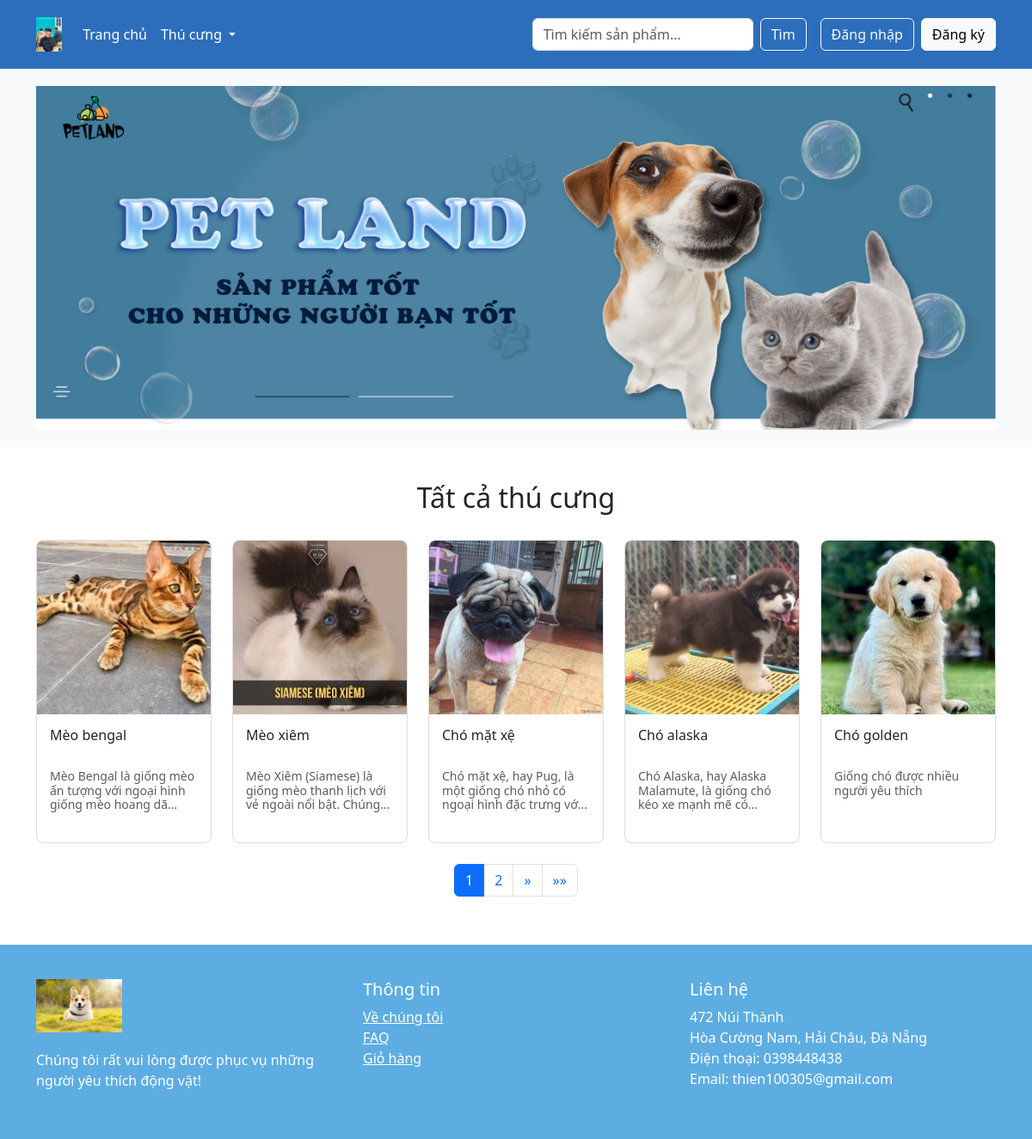
The page / on the database its author committed.
### accounts/models.py (models this page shows, shortened)
class Product(models.Model):
    name = models.CharField(max_length=200, verbose_name='Tên sản phẩm')
    description = models.TextField(verbose_name='Mô tả')
    price = models.DecimalField(max_digits=10, decimal_places=0, verbose_name='Giá')
    image = models.ImageField(upload_to='products/', verbose_name='Hình ảnh')
    category = models.ForeignKey(Category, on_delete=models.CASCADE, verbose_name='Loại sản phẩm')
    created_at = models.DateTimeField(auto_now_add=True, verbose_name='Ngày tạo')
    updated_at = models.DateTimeField(auto_now=True, verbose_name='Ngày cập nhật')
    is_active = models.BooleanField(default=True, verbose_name='Kích hoạt')
    class Meta:
        verbose_name = 'Products'
        verbose_name_plural = 'Products'
        ordering = ['-created_at']

### ecommerce/urls.py (the view)
# urls.py: path('', home_view, name='home'),
def home_view(request):
    categories = Category.objects.all()
    selected_category = request.GET.get('category')
    page = request.GET.get('page', 1)
    if selected_category:
        products = Product.objects.filter(category_id=selected_category, is_active=True)
    else:
        products = Product.objects.filter(is_active=True)
    paginator = Paginator(products, 5)  # Luôn hiển thị 5 sản phẩm mỗi trang
    try:
        products = paginator.page(page)
    except PageNotAnInteger:
        products = paginator.page(1)
    except EmptyPage:
        products = paginator.page(paginator.num_pages)
    cart_count = 0
    if request.user.is_authenticated:
        cart_count = views.CartItem.objects.filter(cart__user=request.user).count()
    return render(request, 'home.html', {
        'products': products,
        'categories': categories,
        'selected_category': selected_category,
        'cart_count': cart_count
    })

### ecommerce/templates/home.html (shortened to what this page needs)
{% load static %}
<!DOCTYPE html>
<html lang="en">
<head>
    <link href="https://cdn.jsdelivr.net/npm/bootstrap@5.3.0/dist/css/bootstrap.min.css" rel="stylesheet">
    <link href="https://cdnjs.cloudflare.com/ajax/libs/font-awesome/6.0.0/css/all.min.css" rel="stylesheet">
</head>
<body>
    <nav class="navbar navbar-expand-lg nav-main">
        <div class="container">
            <a class="navbar-brand" href="{% url 'home' %}">
                <img src="{% static 'images/pic.jpg' %}" alt="Logo">
            </a>
            <div class="collapse navbar-collapse" id="navbarNav">
                <ul class="navbar-nav me-auto mb-2 mb-lg-0">
                    <li class="nav-item">
                        <a class="nav-link" href="{% url 'home' %}">Trang chủ</a>
                    </li>
                    <li class="nav-item dropdown">
                        <a class="nav-link dropdown-toggle" href="#" id="navbarDropdown" role="button" data-bs-toggle="dropdown">
                            Thú cưng
                        </a>
                    </li>
                </ul>
                <form class="d-flex me-3" action="{% url 'search' %}" method="GET">
                    <input class="form-control me-2" type="search" name="q" placeholder="Tìm kiếm sản phẩm...">
                    <button class="btn btn-outline-light" type="submit">Tìm</button>
                </form>
                <div class="d-flex align-items-center">
                    {% if user.is_authenticated %}
                        <div class="cart-section me-3">
                            <a href="{% url 'cart' %}" class="text-white">
                                <i class="fas fa-shopping-cart"></i>
                                <span class="badge bg-danger">
                                    {% if cart_count > 99 %}
                                        99+
                                    {% else %}
                                        {{ cart_count }}
                                    {% endif %}
                                </span>
                            </a>
                        </div>
                        <a href="{% url 'logout' %}" class="btn btn-outline-light">Đăng xuất</a>
                    {% else %}
                        <a href="{% url 'login' %}" class="btn btn-outline-light me-2">Đăng nhập</a>
                        <a href="{% url 'register' %}" class="btn btn-light">Đăng ký</a>
                    {% endif %}
                </div>
            </div>
        </div>
    </nav>
    {% if products.number == 1 %}
    <section class="banner-section">
        <div class="container">
            <div id="bannerCarousel" class="carousel slide" data-bs-ride="carousel">
                <div class="carousel-inner">
                    <div class="carousel-item active">
                        <img src="{% static 'images/banner.jpg' %}" class="banner-image" alt="Black Friday Sale">
                    </div>
                </div>
            </div>
        </div>
    </section>
    {% endif %}
    <section class="collection-section">
        <div class="container">
            <h2 class="collection-title">
                {% if selected_category %}
                    {% for category in categories %}
                        {% if category.id|stringformat:'i' == selected_category %}
                            {{ category.name }}
                        {% endif %}
                    {% endfor %}
                {% else %}
                    Tất cả thú cưng
                {% endif %}
            </h2>
            <div class="row row-cols-1 row-cols-md-2 row-cols-lg-5 g-4">
                {% for product in products %}
                <div class="col">
                    <div class="product-card">
                        <a href="{% url 'product_detail' product.id %}" class="text-decoration-none">
                            <img src="{{ product.image.url }}" alt="{{ product.name }}" class="w-100">
                            <div class="product-info">
                                <h5 class="text-dark">{{ product.name }}</h5>
                                <p class="text-muted">{{ product.description|truncatechars:100 }}</p>
                            </div>
                        </a>
                    </div>
                </div>
                {% endfor %}
            </div>
            {% if products.paginator.num_pages > 1 %}
            <nav aria-label="Page navigation" class="mt-4">
                <ul class="pagination justify-content-center">
                    {% for num in products.paginator.page_range %}
                        {% if num == products.number %}
                        <li class="page-item active">
                            <span class="page-link">{{ num }}</span>
                        </li>
                        {% elif num > products.number|add:'-3' and num < products.number|add:'3' %}
                        <li class="page-item">
                            <a class="page-link" href="?page={{ num }}{% if selected_category %}&category={{ selected_category }}{% endif %}">{{ num }}</a>
                        </li>
                        {% endif %}
                    {% endfor %}
                    {% if products.has_next %}
                    <li class="page-item">
                        <a class="page-link" href="?page={{ products.next_page_number }}{% if selected_category %}&category={{ selected_category }}{% endif %}" aria-label="Next">
                            <span aria-hidden="true">&raquo;</span>
                        </a>
                    </li>
                    <li class="page-item">
                        <a class="page-link" href="?page={{ products.paginator.num_pages }}{% if selected_category %}&category={{ selected_category }}{% endif %}" aria-label="Last">
                            <span aria-hidden="true">&raquo;&raquo;</span>
                        </a>
                    </li>
                    {% endif %}
                </ul>
            </nav>
            {% endif %}
        </div>
    </section>
    <footer>
        <div class="container">
            <div class="row">
                <div class="col-md-4">
                    <img src="{% static 'images/picc.jpg' %}" alt="Logo" class="footer-logo">
                    <p>Chúng tôi rất vui lòng được phục vụ những người yêu thích động vật!</p>
                </div>
                <div class="col-md-4">
                    <h5>Thông tin</h5>
                    <ul class="list-unstyled">
                        <li><a href="#" class="text-white">Về chúng tôi</a></li>
                        <li><a href="#" class="text-white">FAQ</a></li>
                        <li><a href="#" class="text-white">Giỏ hàng</a></li>
                    </ul>
                </div>
                <div class="col-md-4">
                    <h5>Liên hệ</h5>
                    <ul class="list-unstyled">
                        <li>472 Núi Thành</li>
                        <li>Hòa Cường Nam, Hải Châu, Đà Nẵng</li>
                        <li>Điện thoại: 0398448438</li>
                        <li>Email: thien100305@gmail.com</li>
                    </ul>
                </div>
            </div>
        </div>
    </footer>
</body>
</html>

### ecommerce/templates/home.html (style rules this page uses)
.nav-main { background-color: #2c6ebb; padding: 15px; }
.nav-main .navbar-brand img { height: 40px; }
.nav-main .nav-link { color: white !important; }
.banner-section { background: #f8f9fa; padding: 20px 0; }
.banner-image { width: 100%; max-height: 400px; object-fit: cover; }
.collection-section { padding: 40px 0; }
.collection-title { text-align: center; margin-bottom: 30px; }
.product-card { border: 1px solid #ddd; border-radius: 8px; overflow: hidden; margin-bottom: 20px; height: 100%; display: flex; flex-direction: column; }
.product-card img { width: 100%; height: auto; max-height: 300px; object-fit: contain; background-color: #f8f9fa; }
.product-info { padding: 15px; flex-grow: 1; display: flex; flex-direction: column; justify-content: space-between; }
.product-info h5 { margin-bottom: 10px; font-size: 1rem; height: 2.4em; overflow: hidden; display: -webkit-box; -webkit-line-clamp: 2; -webkit-box-orient: vertical; line-height: 1.2; }
.product-info p { margin-bottom: 0; font-size: 0.875rem; color: #6c757d; height: 3.6em; overflow: hidden; display: -webkit-box; -webkit-line-clamp: 3; -webkit-box-orient: vertical; line-height: 1.2; }
footer { background: #212529; color: white; padding: 40px 0; background-color: #5dade2; }
.footer-logo { width: 100px; margin-bottom: 20px; }

### rows shown on the page
Product: image (picture), name "Mèo bengal", description "Mèo Bengal là giống mèo ấn tượng với ngoại hình giống mèo hoang…"
Product: image (picture), name "Mèo xiêm", description "Mèo Xiêm (Siamese) là giống mèo thanh lịch với vẻ ngoài nổi bật.…"
Product: image (picture), name "Chó mặt xệ", description "Chó mặt xệ, hay Pug, là một giống chó nhỏ có ngoại hình đặc trưng…"
Product: image (picture), name "Chó alaska", description "Chó Alaska, hay Alaska Malamute, là giống chó kéo xe mạnh mẽ…"
Product: image (picture), name "Chó golden", description "Giống chó được nhiều người yêu thích"

### other values the page prints
{{ num }} "1"
{{ num }} "2"
